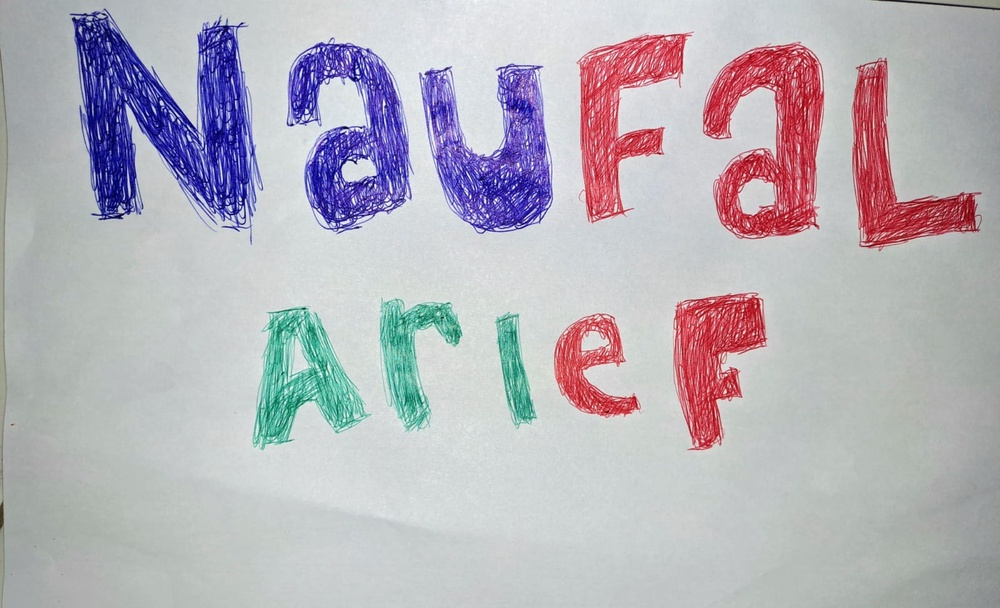
#> input picture nama.jpg, 1000 x 608 px, shrunk from 1600 x 972 before the run
$ jupyter execute uts.ipynb
#> lines starting #> are read from the running program, lines starting #| are printed output that depends on the picture; after the words box and inside, x2 and y2 are one past the last pixel; in counts of white or black regions, pixels touching at a corner belong together
[cell 1]
import cv2
import numpy as np
import matplotlib.pyplot as plt

LOAD GAMBAR

[cell 2]
# Baca gambar
image = cv2.imread("nama.jpg")  # Ganti dengan path gambar And
#> image is the input picture: shape (608, 1000, 3); mean B, G, R 186.3, 177.9, 181.9

[cell 3]
# Konversi gambar ke skema warna HSV
hsv = cv2.cvtColor(image, cv2.COLOR_BGR2HSV)
#> hsv: shape (608, 1000, 3); mean H, S, V 95.1, 35, 196.4

[cell 4]
# Definisikan batas-batas warna untuk merah, hijau, dan biru dalam skema warna HSV
lower_red = np.array([0, 100, 100])
upper_red = np.array([10, 255, 255])

lower_green = np.array([50, 100, 100])
upper_green = np.array([70, 255, 255])

lower_blue = np.array([110, 100, 100])
upper_blue = np.array([130, 255, 255])

[cell 5]
# Buat mask untuk setiap warna
mask_red = cv2.inRange(hsv, lower_red, upper_red)
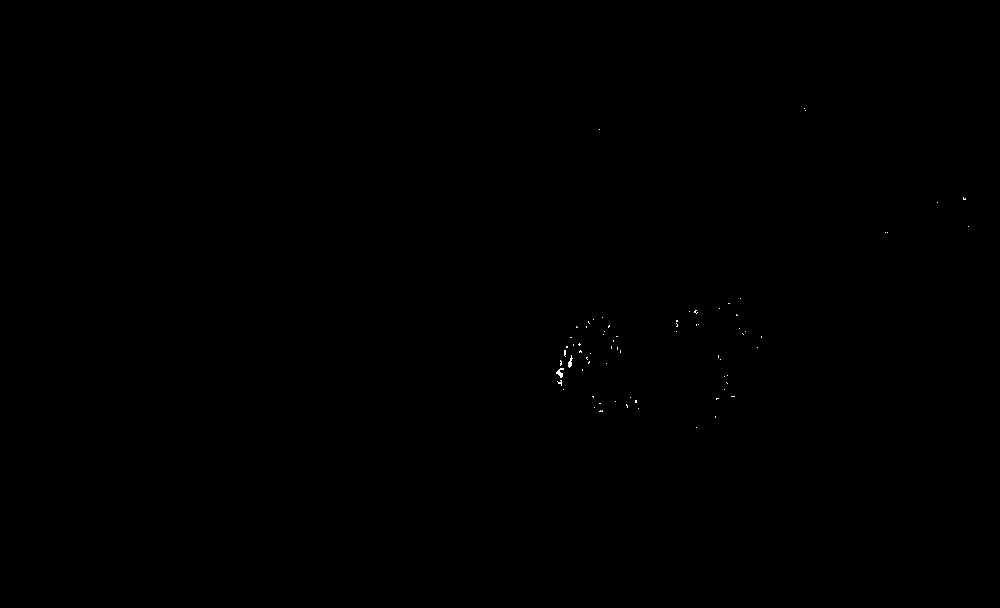
#> mask_red: shape (608, 1000); 0.04% white in thin lines or dots, all inside (x1, y1, x2, y2) = (556, 108, 969, 428)
mask_green = cv2.inRange(hsv, lower_green, upper_green)
#> mask_green: shape (608, 1000); every value is 0
mask_blue = cv2.inRange(hsv, lower_blue, upper_blue)
#> mask_blue: shape (608, 1000); 6.6% white; 90 white regions (86 under 20 px), largest, box (x1, y1, x2, y2) and area: (73, 15, 259, 229) 18777, (289, 42, 409, 231) 10748, (423, 64, 552, 233) 10436, (366, 49, 375, 55) 22

[cell 6]
# Gabungkan mask dengan gambar asli
result_red = cv2.bitwise_and(image, image, mask=mask_red)
result_green = cv2.bitwise_and(image, image, mask=mask_green)
#> result_green: shape (608, 1000, 3); every value is 0
result_blue = cv2.bitwise_and(image, image, mask=mask_blue)

# Tampilkan gambar dan area yang memiliki warna tertentu dalam satu jendela figur
plt.figure(figsize=(12, 6))

plt.subplot(2, 2, 1)
plt.imshow(cv2.cvtColor(image, cv2.COLOR_BGR2RGB))
plt.title('Original Image')
plt.axis('off')

plt.subplot(2, 2, 2)
plt.imshow(cv2.cvtColor(result_red, cv2.COLOR_BGR2RGB))
plt.title('Red Areas')
plt.axis('off')

plt.subplot(2, 2, 3)
plt.imshow(cv2.cvtColor(result_green, cv2.COLOR_BGR2RGB))
plt.title('Green Areas')
plt.axis('off')

plt.subplot(2, 2, 4)
plt.imshow(cv2.cvtColor(result_blue, cv2.COLOR_BGR2RGB))
plt.title('Blue Areas')
plt.axis('off')

plt.show()
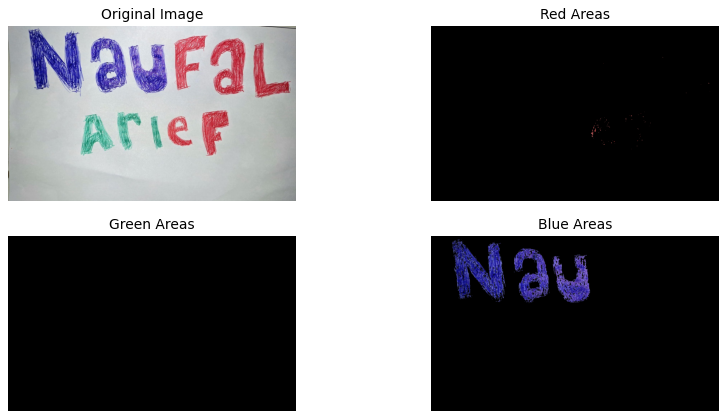
#> figure drawn by matplotlib, 4 panels

HISTOGRAM

[cell 7]
# Ambil saluran warna terpisah untuk histogram
red_channel = image[:,:,2]
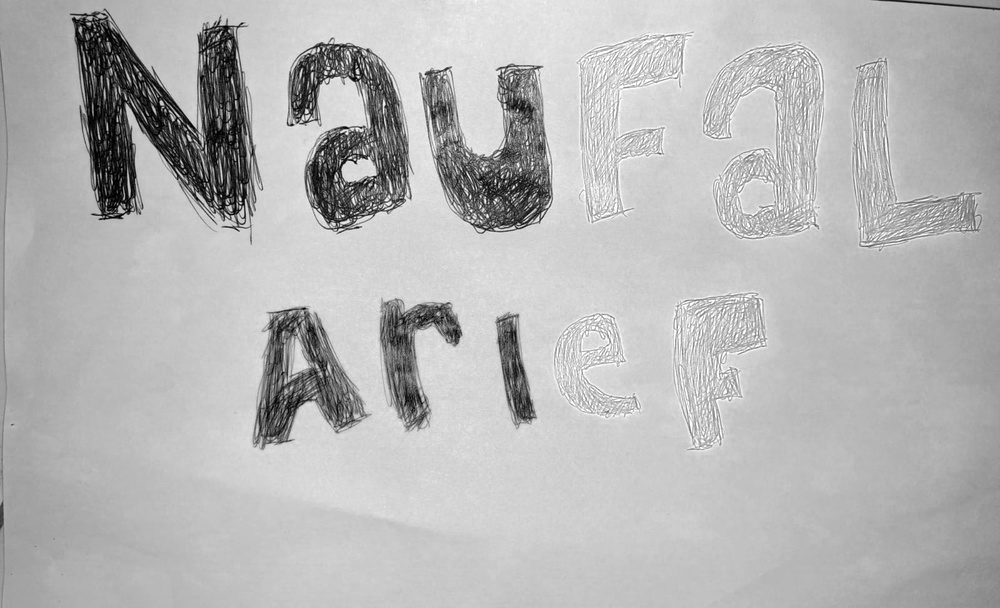
#> red_channel: shape (608, 1000); min 0, max 255, mean 181.9
green_channel = image[:,:,1]
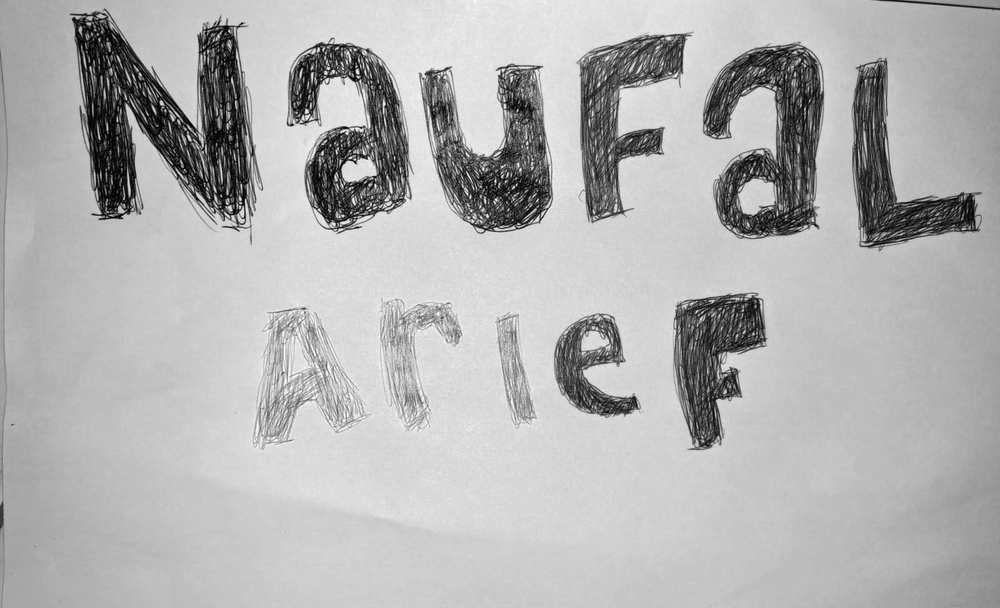
#> green_channel: shape (608, 1000); min 0, max 255, mean 177.9
blue_channel = image[:,:,0]
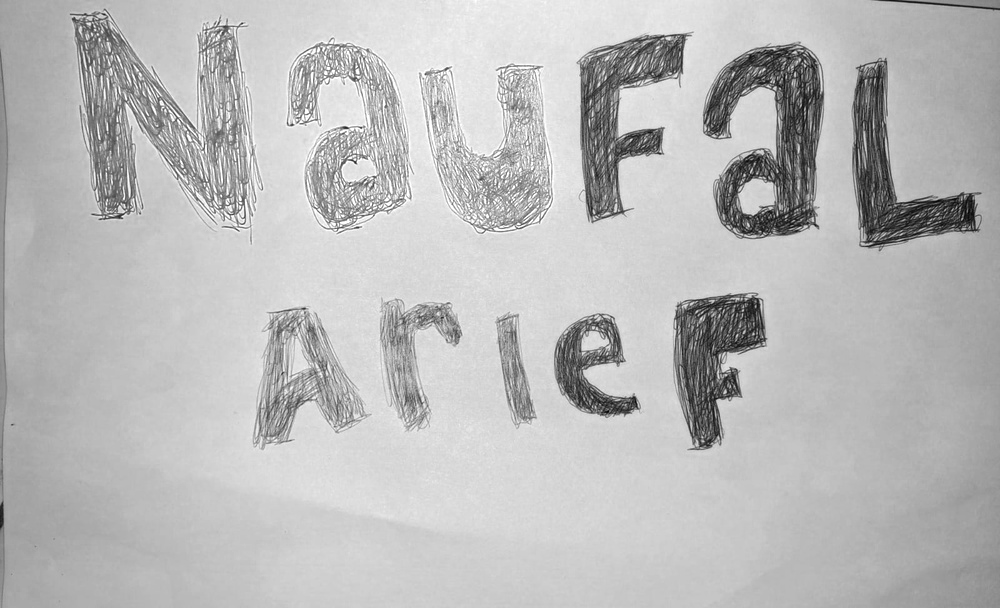
#> blue_channel: shape (608, 1000); min 5, max 255, mean 186.3

GAMBAR HISTOGRAM

[cell 8]
# Histogram gambar asli
plt.subplot(1, 4, 1)
plt.hist(red_channel.ravel(), 256, [0, 256], color='red', alpha=0.5)
plt.hist(green_channel.ravel(), 256, [0, 256], color='green', alpha=0.5)
plt.hist(blue_channel.ravel(), 256, [0, 256], color='blue', alpha=0.5)
plt.title('Histogram Original Image')
plt.legend(['Red', 'Green', 'Blue'])

# Tampilkan histogram merah
plt.subplot(1, 4, 2)
plt.hist(red_channel.ravel(), 256, [0, 256], color='red')
plt.title('Histogram Red')

# Tampilkan histogram hijau
plt.subplot(1, 4, 3)
plt.hist(green_channel.ravel(), 256, [0, 256], color='green')
plt.title('Histogram Green')

# Tampilkan histogram biru
plt.subplot(1, 4, 4)
plt.hist(blue_channel.ravel(), 256, [0, 256], color='blue')
plt.title('Histogram Blue')

# Buat figure untuk gambar histogram
plt.figure(figsize=(12, 6))

plt.tight_layout(pad=3.0)
plt.show()
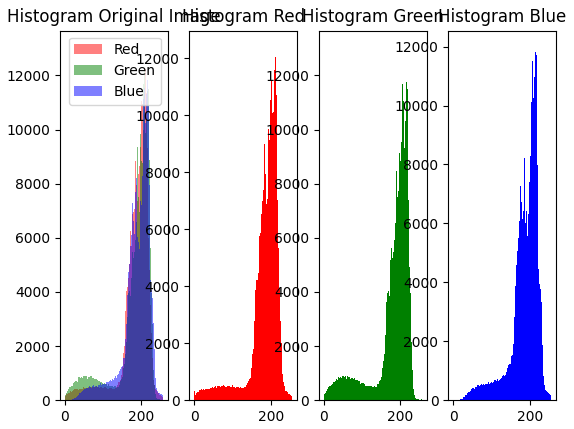
#> figure drawn by matplotlib, 4 panels; panel 1: tallest bar 12359 high, from x = 211 to 212; panel 1: tallest bar 13004 high, from x = 206 to 207; panel 1: tallest bar 11945 high, from x = 216 to 217; panel 2: tallest bar 12359 high, from x = 211 to 212

COLOR RECOGNATION

[cell 9]
def identify_colors(image_path):
    # Baca gambar
#> called with image_path = 'nama.jpg'
    image = cv2.imread(image_path)

    # Konversi citra ke ruang warna HSV
    hsv_image = cv2.cvtColor(image, cv2.COLOR_BGR2HSV)

    # Definisikan rentang warna untuk warna biru, merah, dan hijau dalam skema HSV
    lower_blue = np.array([110, 100, 100])
    upper_blue = np.array([130, 255, 255])

    lower_red1 = np.array([0, 100, 100])
    upper_red1 = np.array([10, 255, 255])
    lower_red2 = np.array([160, 100, 100])
    upper_red2 = np.array([180, 255, 255])

    lower_green = np.array([50, 100, 100])
    upper_green = np.array([70, 255, 255])

    # Buat mask untuk setiap warna
    mask_blue = cv2.inRange(hsv_image, lower_blue, upper_blue)
    mask_red1 = cv2.inRange(hsv_image, lower_red1, upper_red1)
    mask_red2 = cv2.inRange(hsv_image, lower_red2, upper_red2)
#> mask_red2: shape (608, 1000); 6.9% white; 28 white regions (22 under 20 px), largest, box (x1, y1, x2, y2) and area: (704, 44, 824, 238) 13074, (580, 34, 689, 222) 8991, (853, 59, 978, 248) 8330, (674, 294, 766, 450) 8076, (555, 318, 638, 416) 3586, (624, 84, 640, 88) 23
    mask_red = cv2.bitwise_or(mask_red1, mask_red2)
#> mask_red: shape (608, 1000); 7% white; 27 white regions (21 under 20 px), largest, box (x1, y1, x2, y2) and area: (704, 44, 824, 238) 13076, (580, 34, 689, 222) 8992, (853, 59, 978, 248) 8340, (674, 294, 766, 450) 8132, (555, 314, 639, 416) 3788, (624, 84, 640, 88) 23
    mask_green = cv2.inRange(hsv_image, lower_green, upper_green)

    # Gabungkan hasil mask untuk setiap warna
    result_blue = cv2.bitwise_and(image, image, mask=mask_blue)
    result_red = cv2.bitwise_and(image, image, mask=mask_red)
    result_green = cv2.bitwise_and(image, image, mask=mask_green)

    return result_blue, result_red, result_green

# Path gambar
image_path = "nama.jpg"  # Ganti dengan path gambar Anda

# Lakukan identifikasi warna
blue_area, red_area, green_area = identify_colors(image_path)

# Baca gambar asli
original_image = cv2.imread(image_path)

# Konversi gambar asli ke grayscale
gray_original_image = cv2.cvtColor(original_image, cv2.COLOR_BGR2GRAY)
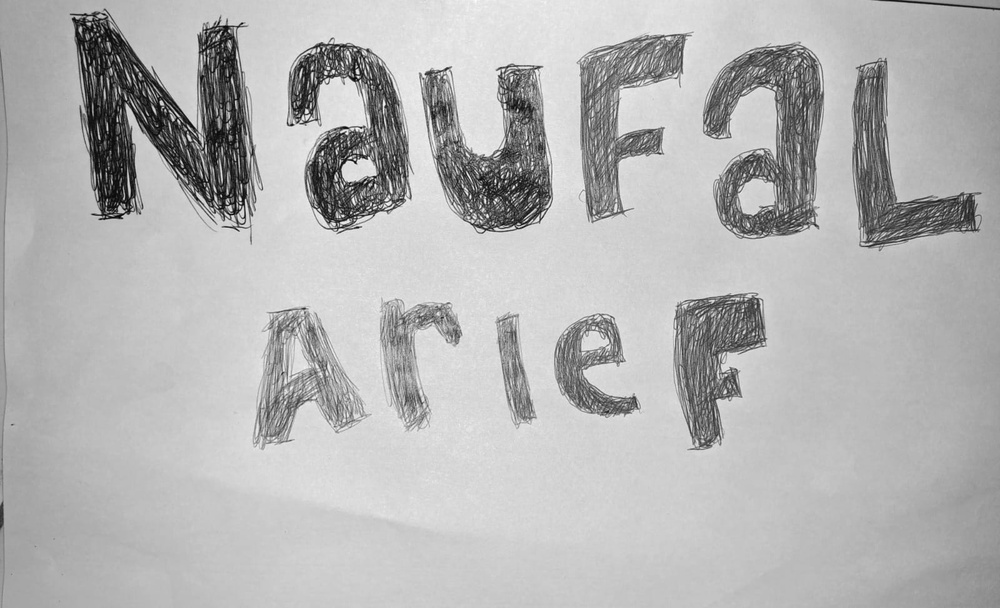
#> gray_original_image: shape (608, 1000); min 4, max 252, mean 180.1

# Tampilkan hasil dalam sebuah figure
fig, ax = plt.subplots(2, 2, figsize=(10, 10))

# Tampilkan gambar asli dalam grayscale
ax[0, 0].imshow(gray_original_image, cmap='gray')
ax[0, 0].set_title("Gambar Asli (RBG)")
ax[0, 0].set_xlabel("X")
ax[0, 0].set_ylabel("Y")

# Tampilkan citra yang diidentifikasi sebagai warna biru dalam grayscale
blue_gray = cv2.cvtColor(blue_area, cv2.COLOR_BGR2GRAY)
ax[0, 1].imshow(blue_gray, cmap='gray')
ax[0, 1].set_title("Bagian Berwarna Biru (Grayscale)")
ax[0, 1].set_xlabel("X")
ax[0, 1].set_ylabel("Y")

# Tampilkan citra yang diidentifikasi sebagai warna merah dalam grayscale
red_gray = cv2.cvtColor(red_area, cv2.COLOR_BGR2GRAY)
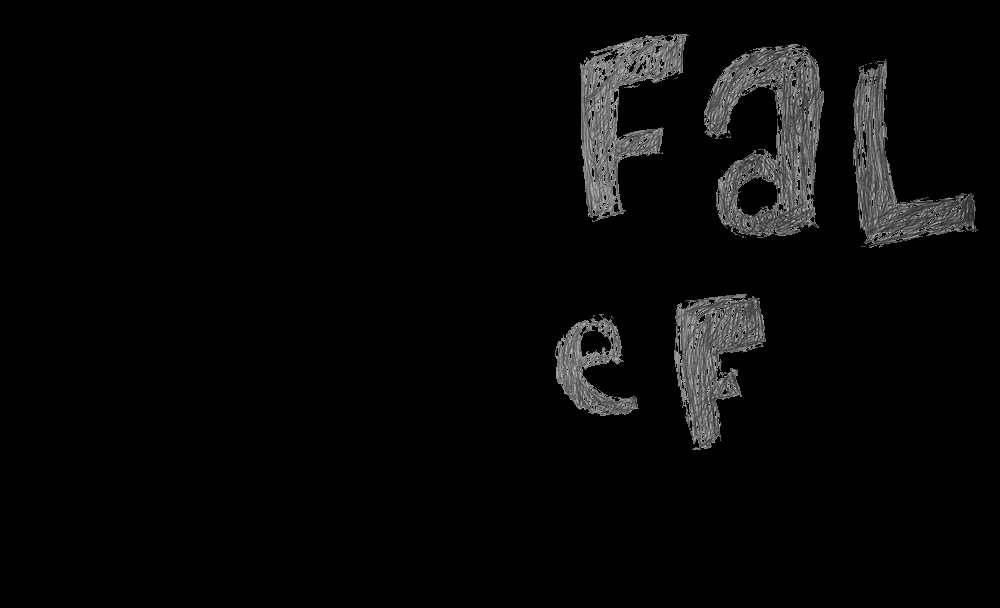
#> red_gray: shape (608, 1000); min 0, max 187, mean 7.6
ax[1, 0].imshow(red_gray, cmap='gray')
ax[1, 0].set_title("Bagian Berwarna Merah (Grayscale)")
ax[1, 0].set_xlabel("X")
ax[1, 0].set_ylabel("Y")

# Tampilkan citra yang diidentifikasi sebagai warna hijau dalam grayscale
green_gray = cv2.cvtColor(green_area, cv2.COLOR_BGR2GRAY)
ax[1, 1].imshow(green_gray, cmap='gray')
ax[1, 1].set_title("Bagian Berwarna Hijau (Grayscale)")
ax[1, 1].set_xlabel("X")
ax[1, 1].set_ylabel("Y")

plt.tight_layout()
plt.show()
